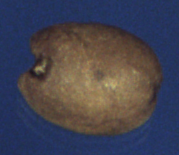
#> input picture samples/adjust_saturation_applied.bmp, 179 x 155 px; its folder holds only this picture in this run
$ python -i augmentations.py   (imports and definitions only)
#> lines starting #> are read from the running program, lines starting #| are printed output that depends on the picture
#> further down, picture is the input picture: shape (155, 179, 3); mean B, G, R 80.6, 67.1, 68.4
import cv2
import random
import numpy as np

#this function changes the brightness of an image
def change_brightness(img):
    brightness = random.randint(-30,30)
    print("the brightness value is: ", brightness)
    out = cv2.addWeighted( img, 1, img, 0, brightness)
    return out


#this function changes the saturation of an image
def adjust_saturation(img):
    # Convert BGR image to HSV
    imghsv = cv2.cvtColor(img, cv2.COLOR_BGR2HSV)
    h, s, v = cv2.split(imghsv)
    random_factor =(random.randint(-20,20)/100) + 1
    s = random_factor * s
    print("the saturation value is: ", random_factor)
    s[s>255] = 255 #set the value to 255 if it is above 255 (any value above 255 is not valid)
    s = np.array(s, dtype='uint8')
    imghsv = cv2.merge([h, s, v])
    imgrgb = cv2.cvtColor(imghsv.astype("uint8"), cv2.COLOR_HSV2BGR)
    return imgrgb


#this function changes the color of an image by adding a random value to one of the channels
def change_color(image):
    choices = [ 0 , 1 , 2 ]
    random_channel = random.choice(choices)
    random_values = random.randint(130,134) * 0.01
    added_weight = image[:,:, random_channel]  * random_values
    added_weight[added_weight>255] = 255
    added_weight = np.array(added_weight, dtype='uint8')
    image[:, :, random_channel] = added_weight
    return image


#this function applies histogram equalization to an image
#CLAHE is a contrast enhancement algorithm that is used to improve the contrast of an image
def hisogram_equlization(image):
    global CLAHE
    CLAHE = cv2.createCLAHE(clipLimit=2.0, tileGridSize=(8, 8))
    if len(image.shape)>2:
        l,a,b = cv2.split(cv2.cvtColor(image, cv2.COLOR_BGR2LAB))
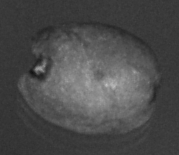
#> l: shape (155, 179); min 17, max 196, mean 74.9
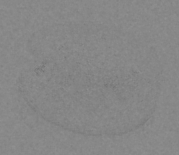
#> a: shape (155, 179); min 113, max 145, mean 134.7
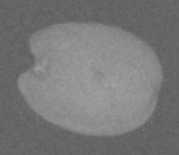
#> b: shape (155, 179); min 90, max 166, mean 120.2
        l = CLAHE.apply(l)
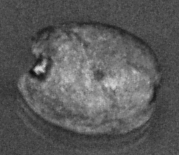
#> l: shape (155, 179); min 12, max 219, mean 89.7
        return cv2.cvtColor(cv2.merge([l,a,b]), cv2.COLOR_LAB2BGR)
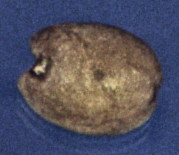
#> returned value: shape (155, 179, 3); mean B, G, R 94.6, 80.7, 83.1
    else:
        return CLAHE.apply(image)


# [5 lines not run here, left out]

>>> import cv2
>>> picture = cv2.imread('samples/adjust_saturation_applied.bmp')
>>> result = hisogram_equlization(picture)
